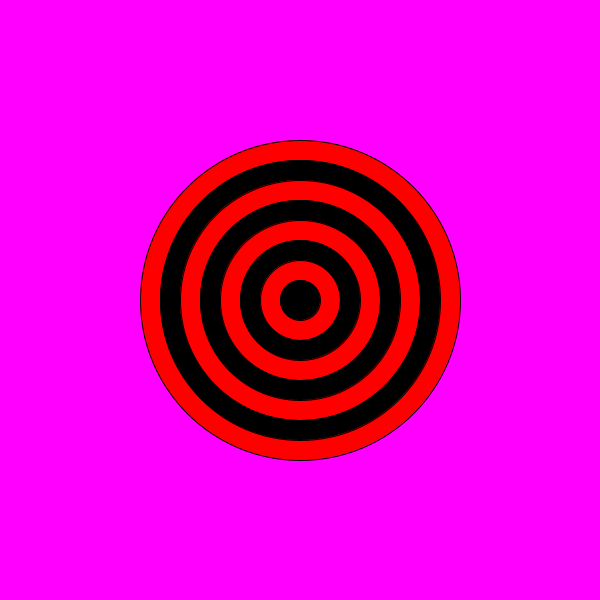
Frame 1 (no input)
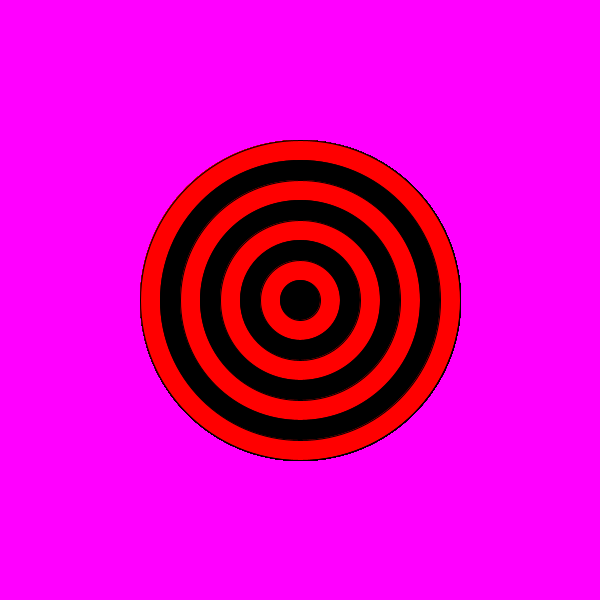
Frame 60 (the mouse pressed at the canvas centre just before this capture)
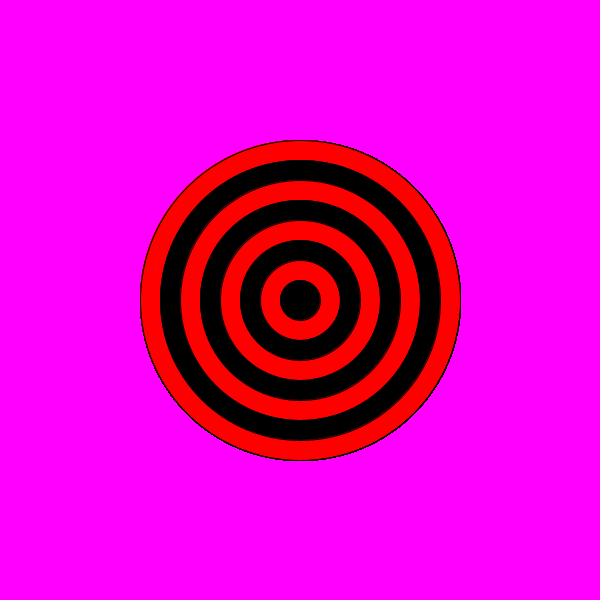
Frame 120 (the mouse held since frame 60 and released just before this capture)

The Processing sketch that drew these frames (run headless with seeded random() and noise(); from frame 60 on, the mouse is pressed at the canvas centre):

// Processing sketch: bullseye
// ── bullseye.pde

    void setup(){
       size(600, 600);
        background(255,0,255);
    }

    void draw(){
    for (int i = 8; i > 0; i--)  {
      if (i % 2==0)  {
         fill(#FF0000);
      }
      else if (i % 2==1)  {
         fill(#000000);
      }
      ellipse(300,300,i*40,i*40);
    }
    }
